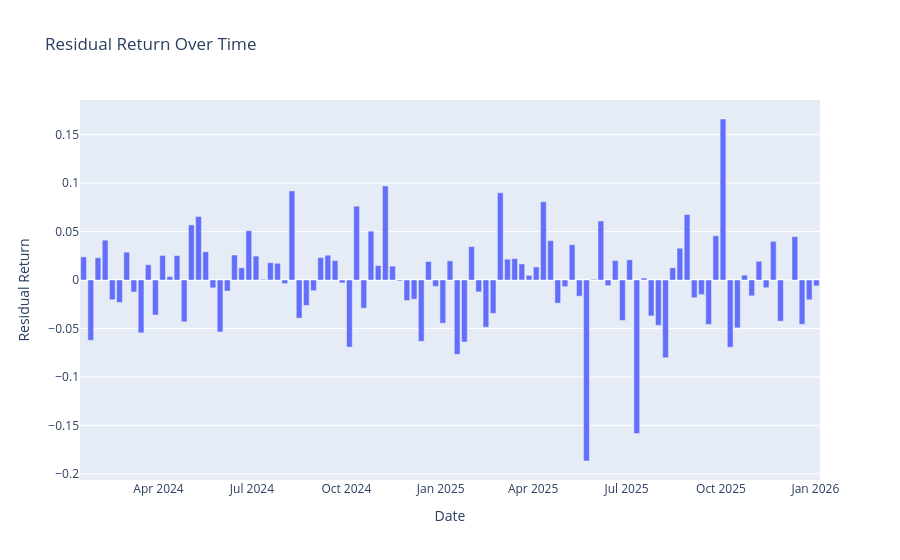

This figure's notebook cell:
### Code cell
plot_residuals_over_time(fico_attribution)
